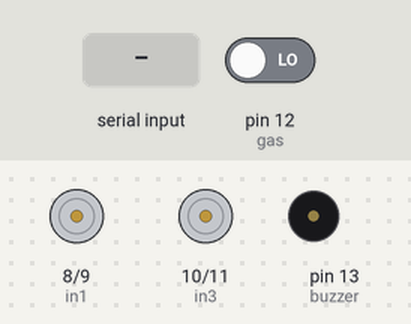
This sketch was run on a simulated Arduino Uno, built with avr-gcc and run on an emulated ATmega328P. Shown: motor-driver pin pairs drawn as motors (green arrow = first pin HIGH = forward, orange = second pin HIGH = backward, longer = more drive), buzzer (waves = sounding, pin HIGH). Inputs (shaded band) come from the test bench; at power-on: pin 12 (gas) LOW.

Above: at 1.2 s.
1.3 s: byte 30 received over Serial
At 2.4 s:
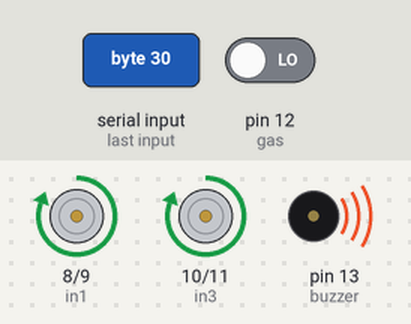
Timing chart, 0 to 4.3 s (numbered marks = the images above; inputs shaded):
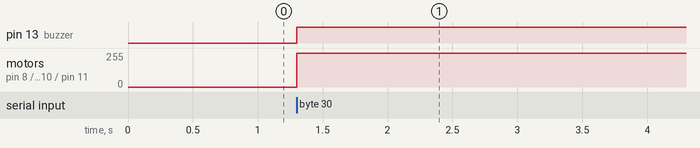

The sketch:

rer.ino
```cpp
# define in1 8
# define in2 9
# define in3 10
# define in4 11
# define buzzer 13
int gas=12 ;
int reading ;
char rx_tx ;
void setup() {
Serial.begin(9600);
pinMode(in1,OUTPUT);
pinMode(in2,OUTPUT);
pinMode(in3,OUTPUT);
pinMode(in4,OUTPUT);
pinMode(buzzer,OUTPUT);
pinMode(gas,INPUT);

}

void loop() {
if (Serial.available() > 0 ){
  rx_tx=Serial.read();
reading=digitalRead(gas);
if (reading==0){
  digitalWrite(buzzer,HIGH);
  forward();
}
if (reading==1){
  digitalWrite(buzzer,HIGH);
  stopp();
}
}

  }
void forward(){
  digitalWrite(in1,HIGH);
  digitalWrite(in2,LOW);
  digitalWrite(in3,HIGH);
  digitalWrite(in4,LOW);
}
void back(){
  digitalWrite(in1,LOW);
  digitalWrite(in2,HIGH);
  digitalWrite(in3,LOW);
  digitalWrite(in4,HIGH);
}
  void right(){
    digitalWrite(in1,HIGH);
  digitalWrite(in2,LOW);
  digitalWrite(in3,HIGH);
  digitalWrite(in4,HIGH);
  }

    void left(){
    digitalWrite(in1,LOW);
  digitalWrite(in2,LOW);
  digitalWrite(in3,HIGH);
  digitalWrite(in4,LOW);
  }

 void stopp(){
    digitalWrite(in1,LOW);
  digitalWrite(in2,LOW);
  digitalWrite(in3,LOW);
  digitalWrite(in4,LOW);
  }

  
```

Measured:
- after the input at 1.3 s, pin 13 (buzzer): LOW → HIGH at once; motor on pin 8 (in1) / pin 9 (in2), motor on pin 10 (in3) / pin 11 (in4): stopped → forward 255/255 at once
